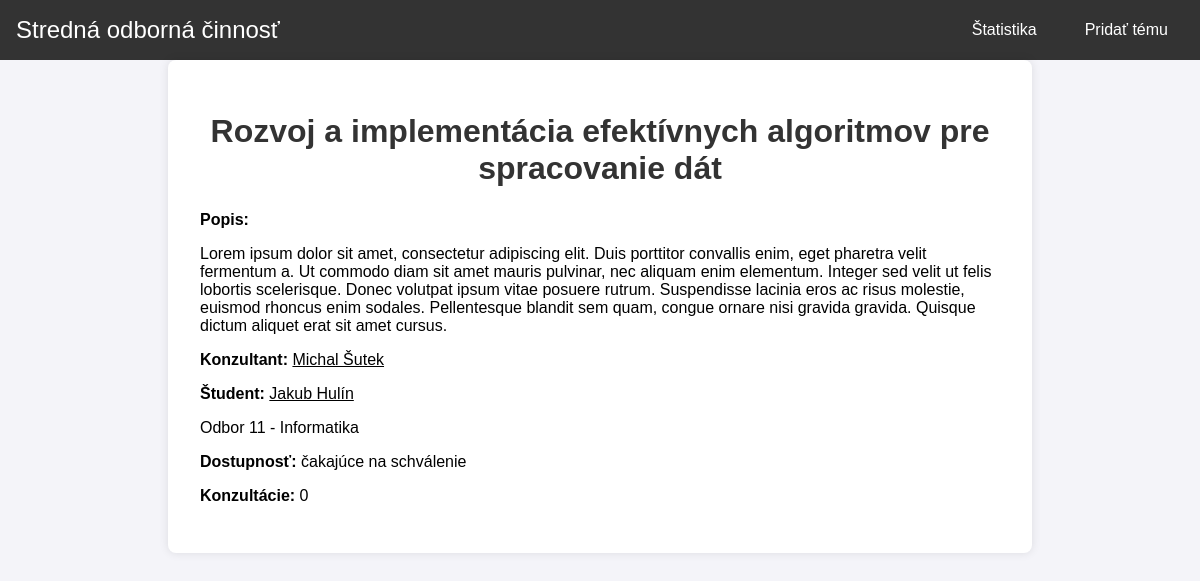
The page /soc/temy/4 on the database its author committed.
### soc/models.py (models this page shows, shortened)
class Tema(models.Model):
    POCET_CHOICES = [
        (0, '0'),
        (1, '1'),
        (2, '2'),
        (3, '3'),
    ]
    nazov = models.CharField(max_length=155)
    popis = models.TextField()
    konzultant = models.ForeignKey(Ucitel, on_delete=models.SET_NULL, null=True, blank=True)
    student = models.ForeignKey(Student, on_delete=models.SET_NULL, null=True, blank=True)
    odbor = models.ForeignKey(Odbor, on_delete=models.SET_NULL, null=True, blank=True)
    dostupnost = models.ForeignKey(Dostupnost, on_delete=models.SET_NULL, null=True, blank=True)
    pocet_konzultacii = models.IntegerField(choices=POCET_CHOICES, default=0)
    class Meta:
        verbose_name = "Téma"
        verbose_name_plural = "Témy"
        ordering = ["dostupnost"]

class Ucitel(models.Model):
    meno = models.CharField(max_length=20)
    priezvisko = models.CharField(max_length=20)
    email = models.CharField(max_length=55)
    heslo = models.CharField(max_length=55)
    def __str__(self):
        return f"{self.meno} {self.priezvisko}"
    class Meta:
        verbose_name = "Učiteľ"
        verbose_name_plural = "Učitelia"
        ordering = ["priezvisko"]

class Student(models.Model):
    meno = models.CharField(max_length=20)
    priezvisko = models.CharField(max_length=20)
    email = models.CharField(max_length=55)
    heslo = models.CharField(max_length=55)
    def __str__(self):
        return f"{self.meno} {self.priezvisko}"
    class Meta:
        verbose_name = "Študent"
        verbose_name_plural = "Študenti"
        ordering = ["priezvisko"]

class Odbor(models.Model):
    nazov = models.CharField(max_length=55)
    def __str__(self):
        return f"{self.nazov}"
    class Meta:
        verbose_name = "Odbor"
        verbose_name_plural = "Odbory"

class Dostupnost(models.Model):
    nazov = models.CharField(max_length = 25)
    def __str__(self):
        return f"{self.nazov}"
    class Meta:
        verbose_name = "Dostupnosť"
        verbose_name_plural = "Dostupnosť"

### soc/views.py (the view)
# urls.py: path('temy/<tema>', views.vypis_temy, name='tema'),
def vypis_temy(request, tema):
    tema = Tema.objects.get(id=tema)
    return render(request, "soc/detail.html", {"tema":tema})

### soc/templates/soc/detail.html (shortened to what this page needs)
{% extends "base.html" %}
{% block content %}
    {% if tema %}
    <div class="content-container">
        <h1>{{ tema.nazov }}</h1>
        <div class="topic-details">
            <b>Popis: </b>
            <p>{{ tema.popis }}</p>
            <p><b>Konzultant:</b> <a href="{% url 'ucitel' ucitel=tema.konzultant.id %}">{{ tema.konzultant }}</a></p>
            <p><b>Študent:</b> {% if tema.student %} <a href="{% url 'student' student=tema.student.id %}">{{ tema.student }}</a> {% endif %} </p>
            <p>{{ tema.odbor }}</p>
            <p><b>Dostupnosť:</b> {{ tema.dostupnost }}</p>
            <p><b>Konzultácie:</b> {{ tema.pocet_konzultacii }}</p>
        </div>
    </div>
    {% endif %}
{% endblock %}

### soc/static/soc/style.css (style rules this page uses)
body { margin: 0; font-family: Arial, sans-serif; background-color: #f4f4f9; }
h1 { text-align: center; color: #333; margin-bottom: 1.5rem; }
.container, .content-container { max-width: 800px; margin: 0 auto; padding: 2rem; background-color: #fff; box-shadow: 0 0 10px rgba(0, 0, 0, 0.1); border-radius: 8px; margin-bottom: 2rem; }
a { color: #000; }

### rows shown on the page
Tema: nazov "Rozvoj a implementácia efektívnych algoritmov pre spracovanie dát", popis "Lorem ipsum dolor sit amet, consectetur adipiscing elit. Duis porttitor convallis enim, eget pharetra velit fermentum a. Ut commodo diam sit amet mauris pulvinar, nec aliquam enim elementum. Integer sed velit ut felis lobortis scelerisque. Donec volutpat ipsum vitae posuere rutrum. Suspendisse lacinia eros ac risus molestie, euismod rhoncus enim sodales. Pellentesque blandit sem quam, congue ornare nisi gravida gravida. Quisque dictum aliquet erat sit amet cursus.", konzultant "Michal Šutek", student "Jakub Hulín", odbor "Odbor 11 - Informatika", dostupnost "čakajúce na schválenie", pocet_konzultacii "0"
